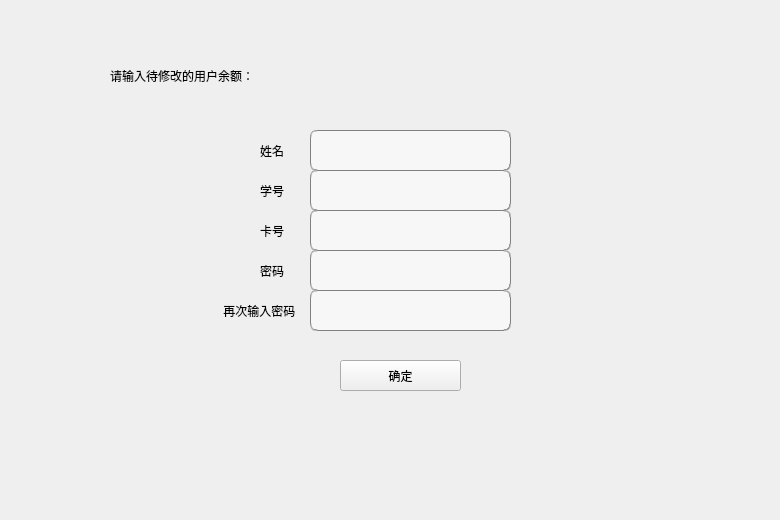
<?xml version="1.0" encoding="UTF-8"?>
<ui version="4.0">
 <class>update_userBymanager</class>
 <widget class="QWidget" name="update_userBymanager">
  <property name="geometry">
   <rect>
    <x>0</x>
    <y>0</y>
    <width>780</width>
    <height>520</height>
   </rect>
  </property>
  <property name="windowTitle">
   <string>Form</string>
  </property>
  <widget class="QLabel" name="hint">
   <property name="geometry">
    <rect>
     <x>110</x>
     <y>40</y>
     <width>181</width>
     <height>71</height>
    </rect>
   </property>
   <property name="text">
    <string>请输入待修改的用户余额：</string>
   </property>
  </widget>
  <widget class="QLabel" name="number_hint">
   <property name="geometry">
    <rect>
     <x>260</x>
     <y>170</y>
     <width>51</width>
     <height>41</height>
    </rect>
   </property>
   <property name="styleSheet">
    <string notr="true">font: 9pt &quot;方正姚体&quot;;</string>
   </property>
   <property name="text">
    <string>学号</string>
   </property>
  </widget>
  <widget class="QLabel" name="code_2">
   <property name="geometry">
    <rect>
     <x>310</x>
     <y>290</y>
     <width>201</width>
     <height>41</height>
    </rect>
   </property>
   <property name="styleSheet">
    <string notr="true">background-color: rgb(247, 247, 247);
border:1px groove gray;border-radius:
7px;padding:2px 4px;
font: 10pt &quot;Candara&quot;;</string>
   </property>
   <property name="text">
    <string/>
   </property>
  </widget>
  <widget class="QLabel" name="number">
   <property name="geometry">
    <rect>
     <x>310</x>
     <y>170</y>
     <width>201</width>
     <height>41</height>
    </rect>
   </property>
   <property name="styleSheet">
    <string notr="true">background-color: rgb(247, 247, 247);
border:1px groove gray;border-radius:
7px;padding:2px 4px;
font: 10pt &quot;Candara&quot;;</string>
   </property>
   <property name="text">
    <string/>
   </property>
  </widget>
  <widget class="QLabel" name="code">
   <property name="geometry">
    <rect>
     <x>310</x>
     <y>250</y>
     <width>201</width>
     <height>41</height>
    </rect>
   </property>
   <property name="styleSheet">
    <string notr="true">background-color: rgb(247, 247, 247);
border:1px groove gray;border-radius:
7px;padding:2px 4px;
font: 10pt &quot;Candara&quot;;</string>
   </property>
   <property name="text">
    <string/>
   </property>
  </widget>
  <widget class="QLabel" name="name">
   <property name="geometry">
    <rect>
     <x>310</x>
     <y>130</y>
     <width>201</width>
     <height>41</height>
    </rect>
   </property>
   <property name="styleSheet">
    <string notr="true">background-color: rgb(247, 247, 247);
border:1px groove gray;border-radius:
7px;padding:2px 4px;
font: 10pt &quot;Candara&quot;;</string>
   </property>
   <property name="text">
    <string/>
   </property>
  </widget>
  <widget class="QLabel" name="code_hint">
   <property name="geometry">
    <rect>
     <x>260</x>
     <y>250</y>
     <width>51</width>
     <height>41</height>
    </rect>
   </property>
   <property name="styleSheet">
    <string notr="true">font: 9pt &quot;方正姚体&quot;;</string>
   </property>
   <property name="text">
    <string>密码</string>
   </property>
  </widget>
  <widget class="QLabel" name="name_hint">
   <property name="geometry">
    <rect>
     <x>260</x>
     <y>130</y>
     <width>51</width>
     <height>41</height>
    </rect>
   </property>
   <property name="styleSheet">
    <string notr="true">font: 9pt &quot;方正姚体&quot;;</string>
   </property>
   <property name="text">
    <string>姓名</string>
   </property>
  </widget>
  <widget class="QLabel" name="code_hint2">
   <property name="geometry">
    <rect>
     <x>210</x>
     <y>290</y>
     <width>101</width>
     <height>41</height>
    </rect>
   </property>
   <property name="styleSheet">
    <string notr="true">font: 9pt &quot;方正姚体&quot;;</string>
   </property>
   <property name="text">
    <string>    再次输入密码</string>
   </property>
  </widget>
  <widget class="QLabel" name="card_hint">
   <property name="geometry">
    <rect>
     <x>260</x>
     <y>210</y>
     <width>51</width>
     <height>41</height>
    </rect>
   </property>
   <property name="styleSheet">
    <string notr="true">font: 9pt &quot;方正姚体&quot;;</string>
   </property>
   <property name="text">
    <string>卡号</string>
   </property>
  </widget>
  <widget class="QPushButton" name="sureButton">
   <property name="geometry">
    <rect>
     <x>340</x>
     <y>360</y>
     <width>121</width>
     <height>31</height>
    </rect>
   </property>
   <property name="text">
    <string>确定</string>
   </property>
  </widget>
  <widget class="QLabel" name="card">
   <property name="geometry">
    <rect>
     <x>310</x>
     <y>210</y>
     <width>201</width>
     <height>41</height>
    </rect>
   </property>
   <property name="styleSheet">
    <string notr="true">background-color: rgb(247, 247, 247);
border:1px groove gray;border-radius:
7px;padding:2px 4px;
font: 10pt &quot;Candara&quot;;</string>
   </property>
   <property name="text">
    <string/>
   </property>
  </widget>
 </widget>
 <resources/>
 <connections/>
</ui>
